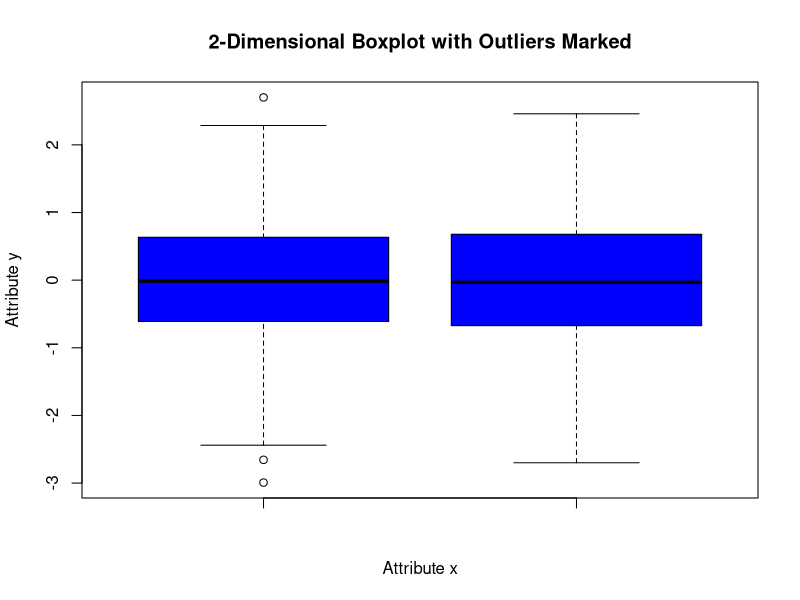

Generate this figure with R:
# Set a seed for reproducibility
set.seed(42)

# (1) Generate 200 normally distributed random numbers for attribute x
x <- rnorm(200)

# (2) Generate 200 normally distributed random numbers for attribute y
y <- rnorm(200)

# (3) Combine x and y to create a 2-dimensional dataset
data_2d <- data.frame(x, y)

# (4) Display the first 5 rows of the dataset
print(head(data_2d))

# (5) Calculate the lower and upper bounds of the whiskers for attribute x
Q1_x <- quantile(x, 0.25)
Q3_x <- quantile(x, 0.75)
IQR_x <- Q3_x - Q1_x
lower_whisker_x <- Q1_x - 1.5 * IQR_x
upper_whisker_x <- Q3_x + 1.5 * IQR_x

# Calculate the lower and upper bounds of the whiskers for attribute y
Q1_y <- quantile(y, 0.25)
Q3_y <- quantile(y, 0.75)
IQR_y <- Q3_y - Q1_y
lower_whisker_y <- Q1_y - 1.5 * IQR_y
upper_whisker_y <- Q3_y + 1.5 * IQR_y

# (2) List the values of any data points which lie beyond the extremes of the whiskers in the boxplot of x
outliers_x <- x[x < lower_whisker_x | x > upper_whisker_x]
print("Outliers in x:")
print(outliers_x)

# (3) List the values of any data points which lie beyond the extremes of the whiskers in the boxplot of y
outliers_y <- y[y < lower_whisker_y | y > upper_whisker_y]
print("Outliers in y:")
print(outliers_y)

# (4) Report the values of outliers in both x and y
outliers_both <- data_2d[data_2d$x %in% outliers_x & data_2d$y %in% outliers_y, ]
print("Outliers in both x and y:")
print(outliers_both)

# (5) Draw a 2-dimensional boxplot with the input data and mark the outlier data with "orange" color
boxplot(x, y, col = ifelse(data_2d$x %in% outliers_x & data_2d$y %in% outliers_y, "orange", "blue"),
        main = "2-Dimensional Boxplot with Outliers Marked",
        xlab = "Attribute x", ylab = "Attribute y")
